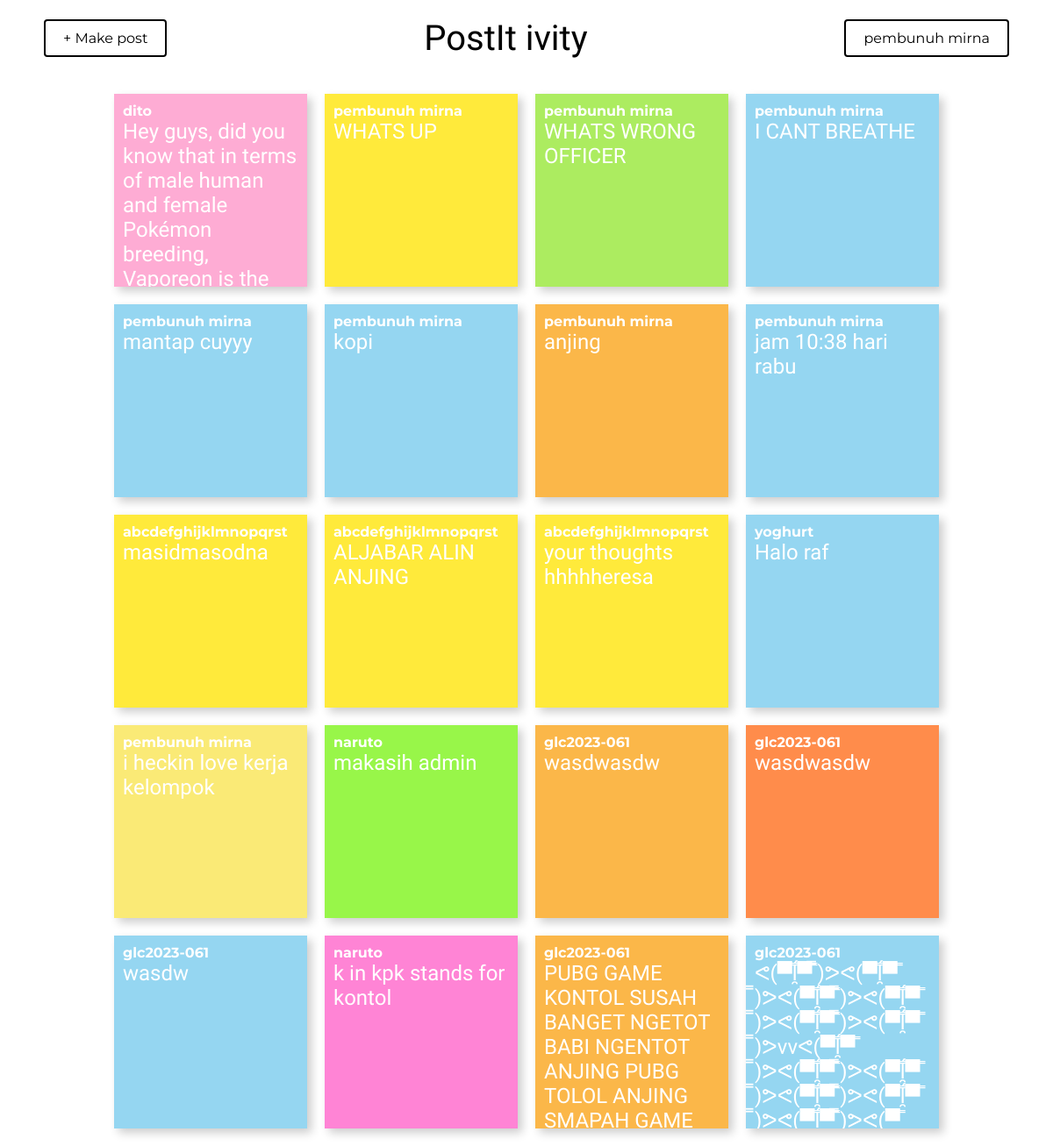
Page /index.php (signed in) on the committed database.
### tables this page shows
CREATE TABLE `user` (
  `ID` int(20) NOT NULL,
  `username` varchar(50) NOT NULL,
  `pass` varchar(50) NOT NULL
);

CREATE TABLE `post` (
  `ID` int(20) NOT NULL,
  `content` text NOT NULL,
  `user_ID` int(20) NOT NULL,
  `date` datetime NOT NULL,
  `color` varchar(7) NOT NULL,
  `font` varchar(30) NOT NULL
);

### index.php (the view, shortened to what this page needs)
<?php
	include("connection.php");
	include("functions.php");
	$user_data = check_login($con);
?>
<!DOCTYPE html>
<html>
<head>
	<link rel="stylesheet" href="template.css">
	<link rel="stylesheet" href="index.css">
</head>
<body>
	<?php
        GenerateNavBar($user_data);
    ?>
	<?php
	    $sql = "SELECT post.ID AS post_id, post.content, post.color, post.font, user.ID AS user_id, user.username
        FROM post
        INNER JOIN user ON post.user_ID = user.ID
        ORDER BY post.date DESC";
        $result = $con->query($sql);
        echo "<div class='post-container'>";
        if ($result->num_rows > 0)
        {
            $ctr = 0;
            while (($row = $result->fetch_assoc()) && ($ctr<20))
            {
                echo "<div class='post' style='background: {$row["color"]};'>";
                echo "<p id='username'>" . $row["username"] . "</p>";
               echo "<p id='content' style='font-family: " . $row['font'] . ";'>" . $row['content'] . "</p>";
                echo "</div>";
                $ctr++;
            }
        }
        else {echo "<p>No posts found.</p>";}
        echo "</div>";
	?>
</body>
</html>

### functions.php (shortened to what this page needs)
<?php
function check_login($con)
{
	if(isset($_SESSION['ID']))
	{
		$ID = $_SESSION['ID'];
		$query = "select * from user where ID = '$ID' limit 1";
		$result = mysqli_query($con,$query);
		if($result && mysqli_num_rows($result) > 0)
		{
			$user_data = mysqli_fetch_assoc($result);
			return $user_data;
		}
	}
	die;
}
function GenerateNavBar($user_data)
{
    $makePostLink = 'makepost.php';
    $indexLink = 'index.php';
    $postTitle = 'PostIt ivity';
    $accountLink = 'account.php';
    $username = $user_data['username'];
    echo '<div class="bar">';
    echo '<a id="makepost" href="' . $makePostLink . '">+ Make post</a>';
    echo '<a id="logo" href="' . $indexLink . '">' . $postTitle . '</a>';
    echo '<a id="account" href="' . $accountLink . '">' . $username . '</a>';
    echo '</div>';
}
?>

### template.css (style rules this page uses)
* { text-decoration: none; box-shadow: none; font-family: 'Montserrat', sans-serif; border: none; margin: 0 0 0 0; }
body { margin: 0px 10px; }
.bar { display: flex; justify-content: space-between; align-items: center; padding: 10px 40px; margin:10px 0; }
.bar a { color: black; }
#logo { font-size:40px; font-family: 'Fredericka the Great', serif; }
#makepost, #account { padding: 10px 20px; border: 2px solid #000000; border-radius:4px; }

### index.css (style rules this page uses)
.post-container { display: flex; justify-content:center; flex-wrap: wrap; gap: 20px; padding: 20px 20px; align-items:center; }
.post { width:200px; height:200px; color: white; display: flex; flex-direction: column; padding: 10px 10px; box-shadow: 5px 5px 10px rgba(0, 0, 0, 0.2); word-wrap: break-word; overflow: hidden; }
#username { font-family:'Montserrat'; font-size:16px; font-weight: bold; }
#content { font-size:24px; word-wrap: break-word; white-space: pre-line; }

### rows in the picture
user: username "pembunuh mirna"
post: user_ID.username "dito", content "Hey guys, did you know that in terms of male human and female Pokémon breeding, Vaporeon is the…"
post: user_ID.username "pembunuh mirna", content "WHATS UP"
post: user_ID.username "pembunuh mirna", content "WHATS WRONG OFFICER"
post: user_ID.username "pembunuh mirna", content "I CANT BREATHE"
post: user_ID.username "pembunuh mirna", content "mantap cuyyy"
post: user_ID.username "pembunuh mirna", content "kopi"
post: user_ID.username "pembunuh mirna", content "anjing"
post: user_ID.username "pembunuh mirna", content "jam 10:38 hari rabu"
post: user_ID.username "abcdefghijklmnopqrst", content "masidmasodna"
post: user_ID.username "abcdefghijklmnopqrst", content "ALJABAR ALIN ANJING"
post: user_ID.username "abcdefghijklmnopqrst", content "your thoughts hhhhheresa"
post: user_ID.username "yoghurt", content "Halo raf"
post: user_ID.username "pembunuh mirna", content "i heckin love kerja kelompok"
post: user_ID.username "naruto", content "makasih admin"
post: user_ID.username "glc2023-061", content "wasdwasdw"
post: user_ID.username "glc2023-061", content "wasdwasdw"
post: user_ID.username "glc2023-061", content "wasdw"
post: user_ID.username "naruto", content "k in kpk stands for kontol"
post: user_ID.username "glc2023-061", content "PUBG GAME KONTOL SUSAH BANGET NGETOT BABI NGENTOT ANJING PUBG TOLOL ANJING SMAPAH GAME…"
post: user_ID.username "glc2023-061", content "ᕙ(▀̿ĺ̯▀̿ ̿)ᕗᕙ(▀̿ĺ̯▀̿ ̿)ᕗᕙ(▀̿ĺ̯▀̿ ̿)ᕗᕙ(▀̿ĺ̯▀̿ ̿)ᕗᕙ(▀̿ĺ̯▀̿ ̿)ᕗᕙ(▀̿ĺ̯▀̿ ̿)ᕗvvᕙ(▀̿ĺ̯▀̿ ̿)ᕗᕙ(▀̿ĺ̯▀̿ ̿)ᕗᕙ(▀̿ĺ̯▀̿ ̿)ᕗᕙ(▀̿ĺ̯▀̿ ̿)ᕗᕙ(▀̿ĺ̯▀̿ ̿)ᕗᕙ(▀̿ĺ̯▀̿ ̿)ᕗᕙ(▀̿"

### other values in the picture
$postTitle "PostIt ivity"
